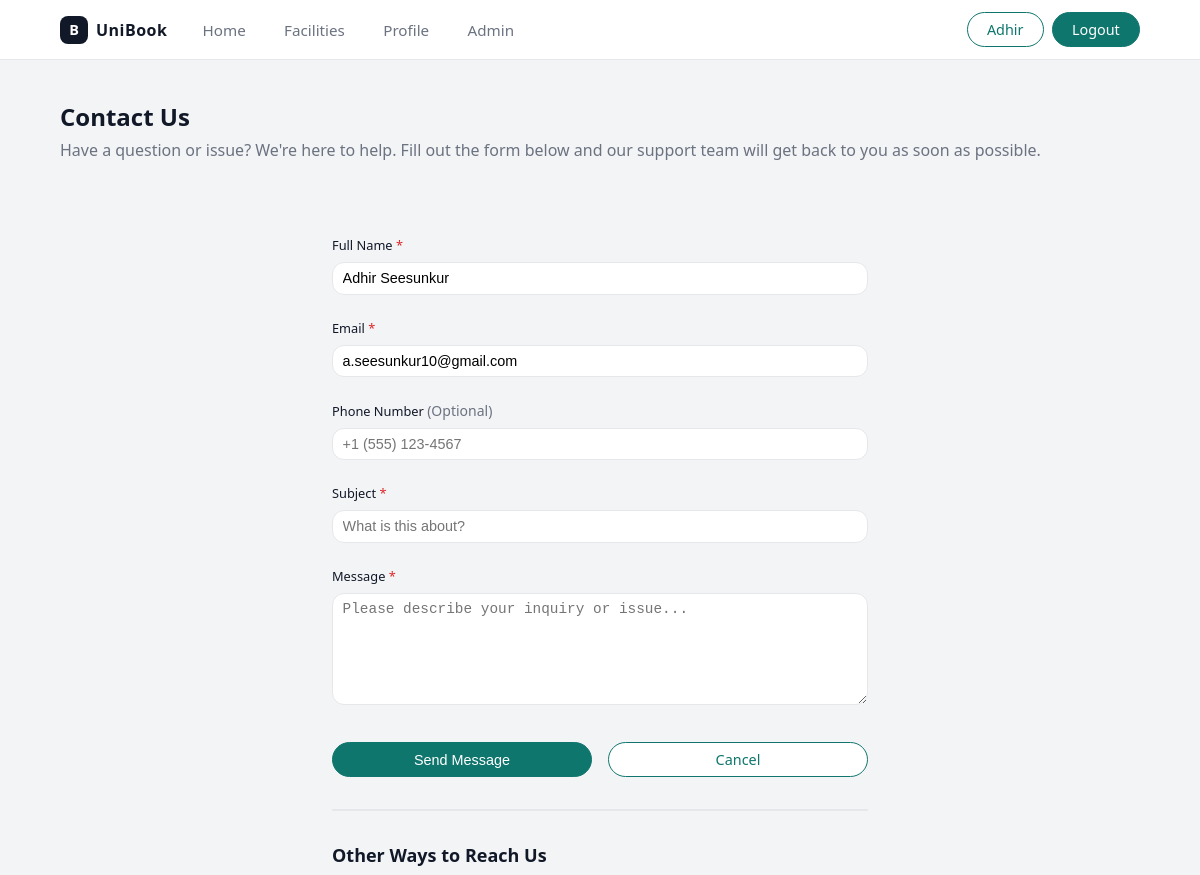
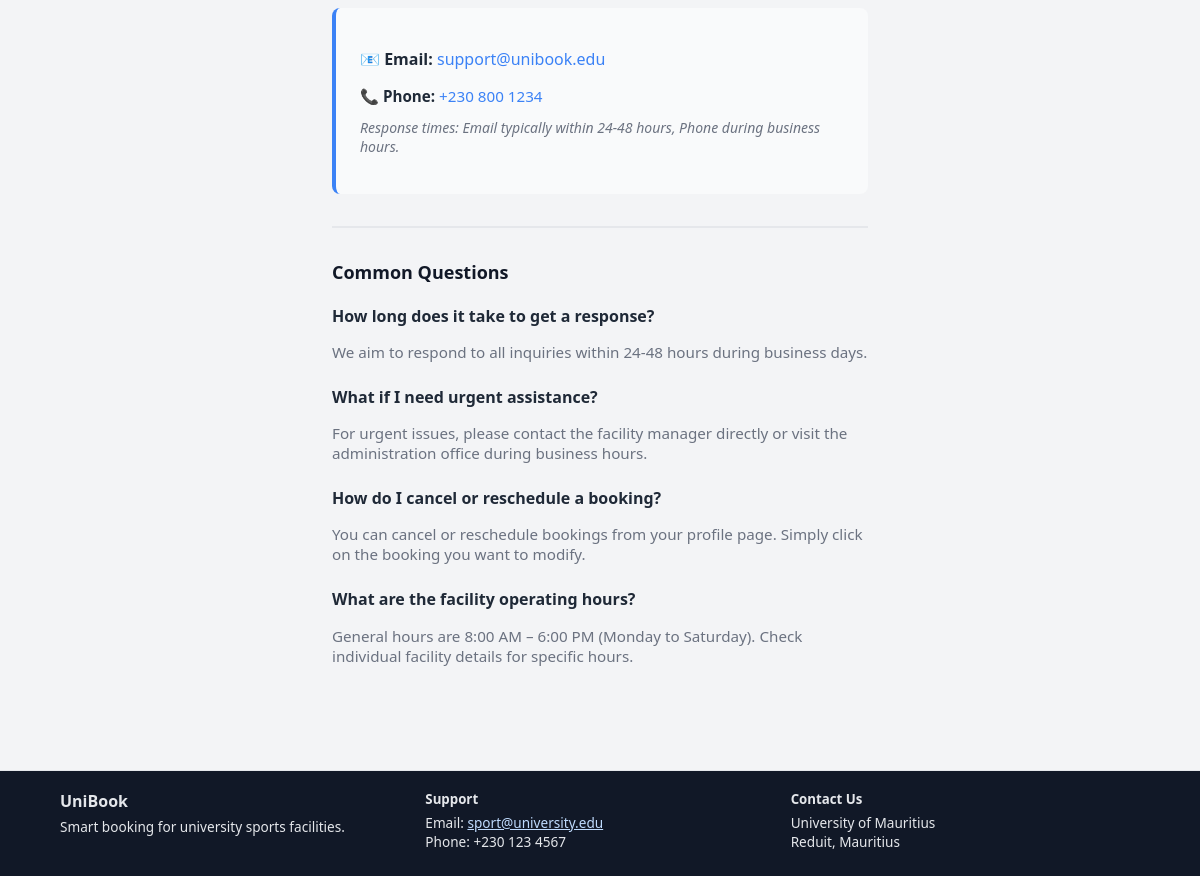
Screenshot of /contact/ (signed in) with the database file from the repository (2 pictures, top to bottom).
### booking_sys/models.py (models this page shows, shortened)
class User(AbstractUser):
    MEMBER_TYPES = [
        ('student', 'Student'),
        ('staff', 'Staff'),
        ('admin', 'Administrator'),
    ]
    user_id = models.UUIDField(primary_key=True, default=uuid.uuid4, editable=False)
    email = models.EmailField(unique=True, verbose_name="User Email")
    first_name = models.CharField(max_length=100)
    last_name = models.CharField(max_length=100)
    member_type = models.CharField(max_length=10, choices=MEMBER_TYPES)
    user_phone = models.CharField(max_length=15, blank=True, null=True)
    date_joined = models.DateTimeField(auto_now_add=True)
    is_active = models.BooleanField(default=True)
    USERNAME_FIELD = 'email'
    REQUIRED_FIELDS = ['username','first_name', 'last_name', 'member_type']

class ContactMessage(models.Model):
    STATUS_CHOICES = [
        ('new', 'New'),
        ('read', 'Read'),
        ('in_progress', 'In Progress'),
        ('resolved', 'Resolved'),
    ]
    contact_id = models.UUIDField(primary_key=True, default=uuid.uuid4, editable=False)
    user = models.ForeignKey(User, on_delete=models.CASCADE, related_name='contact_messages', null=True, blank=True)
    name = models.CharField(max_length=150)
    email = models.EmailField()
    phone = models.CharField(max_length=15, blank=True)
    subject = models.CharField(max_length=200)
    message = models.TextField()
    status = models.CharField(max_length=20, choices=STATUS_CHOICES, default='new')
    created_at = models.DateTimeField(auto_now_add=True)
    updated_at = models.DateTimeField(auto_now=True)
    admin_response = models.TextField(blank=True, null=True)
    class Meta:
        ordering = ['-created_at']
        indexes = [
            models.Index(fields=['status', '-created_at']),
            models.Index(fields=['email']),
        ]

class SiteSettings(models.Model):
    hero_image_url = models.URLField(
        blank=True,
        null=True,
        help_text="Enter the URL of the hero banner image. Leave blank for default gradient."
    )
    hero_title = models.CharField(
        max_length=200,
        default="Reserve football, volleyball and badminton courts instantly.",
        help_text="Main heading text for hero banner"
    )
    hero_subtitle = models.TextField(
        default="No more waiting in line or dealing with paper schedules. Book, manage and track your facility usage online.",
        help_text="Subtitle text for hero banner"
    )
    support_email = models.EmailField(
        default="support@unibook.edu",
        help_text="Email address for support inquiries"
    )
    support_phone = models.CharField(
        max_length=20,
        default="+230 800 1234",
        help_text="Phone number for support (format: +country code XXX XXXX)"
    )
    class Meta:
        verbose_name = "Site Settings"
        verbose_name_plural = "Site Settings"
    @classmethod
    def get_settings(cls):
        obj, created = cls.objects.get_or_create(pk=1)
        return obj

### booking_sys/views.py (the view)
# urls.py: path('contact/', views.contact, name='contact'),
@require_http_methods(["GET", "POST"])
def contact(request):
    from .forms import ContactMessageForm
    from .models import ContactMessage, SiteSettings
    if request.method == 'POST':
        form = ContactMessageForm(request.POST)
        if form.is_valid():
            contact_msg = form.save(commit=False)
            if request.user.is_authenticated:
                contact_msg.user = request.user
            contact_msg.save()
            messages.success(request, 'Thank you! Your message has been sent. Our support team will get back to you soon.')
            return redirect('booking_sys:contact')
        else:
            messages.error(request, 'Please correct the errors below.')
    else:
        form = ContactMessageForm()
        if request.user.is_authenticated:
            form.fields['email'].initial = request.user.email
            form.fields['name'].initial = f"{request.user.first_name} {request.user.last_name}"
    site_settings = SiteSettings.get_settings()
    return render(request, 'contact.html', {
        'form': form,
        'site_settings': site_settings
    })

### booking_sys/forms.py
class ContactMessageForm(forms.ModelForm):
    class Meta:
        model = ContactMessage
        fields = ('name', 'email', 'phone', 'subject', 'message')
        widgets = {
            'name': forms.TextInput(attrs={'class': 'form-control', 'placeholder': 'Your Full Name'}),
            'email': forms.EmailInput(attrs={'class': 'form-control', 'placeholder': 'your.email@university.edu'}),
            'phone': forms.TextInput(attrs={'class': 'form-control', 'placeholder': '+1 (555) 123-4567', 'required': False}),
            'subject': forms.TextInput(attrs={'class': 'form-control', 'placeholder': 'What is this about?'}),
            'message': forms.Textarea(attrs={'class': 'form-control', 'rows': 6, 'placeholder': 'Please describe your inquiry or issue...'}),
        }

### booking_sys/templates/contact.html (shortened to what this page needs)
{% extends 'base.html' %}
{% block content %}
<section class="section">
  <div class="section-header">
    <h1>Contact Us</h1>
    <p>Have a question or issue? We're here to help. Fill out the form below and our support team will get back to you as soon as possible.</p>
  </div>
  <div style="max-width: 600px; margin: 0 auto;">
    <div class="card" style="padding: 2rem;">
      <form method="post" action="{% url 'booking_sys:contact' %}">
        <div style="margin-bottom: 1.5rem;">
          <label for="id_name" class="form-label" style="display: block; margin-bottom: 0.5rem; font-weight: 500;">
            Full Name <span style="color: #dc2626;">*</span>
          </label>
          {{ form.name }}
        </div>
        <div style="margin-bottom: 1.5rem;">
          <label for="id_email" class="form-label" style="display: block; margin-bottom: 0.5rem; font-weight: 500;">
            Email <span style="color: #dc2626;">*</span>
          </label>
          {{ form.email }}
        </div>
        <div style="margin-bottom: 1.5rem;">
          <label for="id_phone" class="form-label" style="display: block; margin-bottom: 0.5rem; font-weight: 500;">
            Phone Number <span style="font-size: 0.875rem; color: #6b7280;">(Optional)</span>
          </label>
          {{ form.phone }}
        </div>
        <div style="margin-bottom: 1.5rem;">
          <label for="id_subject" class="form-label" style="display: block; margin-bottom: 0.5rem; font-weight: 500;">
            Subject <span style="color: #dc2626;">*</span>
          </label>
          {{ form.subject }}
        </div>
        <div style="margin-bottom: 1.5rem;">
          <label for="id_message" class="form-label" style="display: block; margin-bottom: 0.5rem; font-weight: 500;">
            Message <span style="color: #dc2626;">*</span>
          </label>
          {{ form.message }}
        </div>
        <div style="display: flex; gap: 1rem; margin-top: 2rem;">
          <button type="submit" class="btn btn-primary" style="flex: 1;">Send Message</button>
          <a href="{% url 'booking_sys:home' %}" class="btn btn-outline" style="flex: 1; text-align: center;">Cancel</a>
        </div>
      </form>
      <hr style="margin: 2rem 0; border: 1px solid #e5e7eb;">
      <div style="margin-top: 2rem;">
        <h3 style="margin-bottom: 1rem; font-size: 1.125rem;">Other Ways to Reach Us</h3>
        <div style="background: #f9fafb; padding: 1.5rem; border-radius: 8px; margin-bottom: 1.5rem; border-left: 4px solid #3b82f6;">
          {% if site_settings %}
            <p style="margin-bottom: 0.75rem;">
              <strong style="color: #1f2937;">📧 Email:</strong>
              <a href="mailto:{{ site_settings.support_email }}" style="color: #3b82f6; text-decoration: none;">{{ site_settings.support_email }}</a>
            </p>
            <p style="color: #6b7280; font-size: 0.95rem; margin-bottom: 0.75rem;">
              <strong style="color: #1f2937;">📞 Phone:</strong>
              <a href="tel:{{ site_settings.support_phone }}" style="color: #3b82f6; text-decoration: none;">{{ site_settings.support_phone }}</a>
            </p>
          {% else %}
            <p style="color: #6b7280;">Support contact information is not configured. Please use the form above.</p>
          {% endif %}
          <p style="color: #6b7280; font-size: 0.875rem; margin-top: 0.75rem; font-style: italic;">Response times: Email typically within 24-48 hours, Phone during business hours.</p>
        </div>
      </div>
      <hr style="margin: 2rem 0; border: 1px solid #e5e7eb;">
      <div style="margin-top: 2rem;">
        <h3 style="margin-bottom: 1rem; font-size: 1.125rem;">Common Questions</h3>
        <div style="margin-bottom: 1.5rem;">
          <h4 style="margin-bottom: 0.5rem; color: #1f2937;">How long does it take to get a response?</h4>
          <p style="color: #6b7280; font-size: 0.95rem;">We aim to respond to all inquiries within 24-48 hours during business days.</p>
        </div>
        <div style="margin-bottom: 1.5rem;">
          <h4 style="margin-bottom: 0.5rem; color: #1f2937;">What if I need urgent assistance?</h4>
          <p style="color: #6b7280; font-size: 0.95rem;">For urgent issues, please contact the facility manager directly or visit the administration office during business hours.</p>
        </div>
        <div style="margin-bottom: 1.5rem;">
          <h4 style="margin-bottom: 0.5rem; color: #1f2937;">How do I cancel or reschedule a booking?</h4>
          <p style="color: #6b7280; font-size: 0.95rem;">You can cancel or reschedule bookings from your profile page. Simply click on the booking you want to modify.</p>
        </div>
        <div style="margin-bottom: 1.5rem;">
          <h4 style="margin-bottom: 0.5rem; color: #1f2937;">What are the facility operating hours?</h4>
          <p style="color: #6b7280; font-size: 0.95rem;">General hours are 8:00 AM – 6:00 PM (Monday to Saturday). Check individual facility details for specific hours.</p>
        </div>
      </div>
    </div>
  </div>
</section>
{% endblock %}

### booking_sys/templates/base.html (shortened to what this page needs)
{% load static %}
<!DOCTYPE html>
<html lang="en">
<head>
  <link rel="stylesheet" href="{% static 'css/mystyle.css' %}" />
</head>
<body>
  <header class="navbar">
    <div class="nav-left">
      <div class="brand">
        <span class="brand-logo">B</span>
        <span class="brand-name">UniBook</span>
      </div>
      <nav class="nav-links">
        <a href="{% url 'booking_sys:home' %}" class="nav-link">Home</a>
        <a href="{% url 'booking_sys:facilities' %}" class="nav-link">Facilities</a>
        {% if user.is_authenticated %}
          <a href="{% url 'booking_sys:profile' %}" class="nav-link">Profile</a>
        {% endif %}
        {% if user.is_staff or user.member_type == 'admin' %}
          <a href="{% url 'booking_sys:admin_dashboard' %}" class="nav-link">Admin</a>
        {% endif %}
      </nav>
    </div>
    <div class="nav-right">
        {% if user.is_authenticated %}
          <a href="{% url 'booking_sys:profile' %}" class="btn btn-outline">{{ user.first_name }}</a>
          <a href="{% url 'booking_sys:logout' %}" class="btn btn-primary">Logout</a>
        {% else %}
          <a href="{% url 'booking_sys:login' %}" class="btn btn-outline">Sign In</a>
          <a href="{% url 'booking_sys:register' %}" class="btn btn-primary">Sign Up</a>
        {% endif %}
    </div>
  </header>
  <main class="page-container">
    {% block content %}{% endblock %}
  </main>
  <footer class="site-footer">
    <div class="footer-inner">
      <div>
        <h4>UniBook</h4>
        <p>Smart booking for university sports facilities.</p>
      </div>
      <div>
        <h5>Support</h5>
        <p>Email: <a href="mailto:sport@university.edu">sport@university.edu</a></p>
        <p>Phone: +230 123 4567</p>
      </div>
      <div>
        <h5>Contact Us</h5>
        <p>University of Mauritius<br />Reduit, Mauritius</p>
      </div>
    </div>
  </footer>
</body>
</html>

### booking_sys/static/css/mystyle.css (style rules this page uses)
:root { --bg: #f3f4f6; --surface: #ffffff; --border-subtle: #e5e7eb; --text-main: #111827; --text-muted: #6b7280; --primary: #0f766e; --primary-soft: #e0f2f1; --primary-dark: #064e3b; --accent: #2563eb; --danger: #dc2626; --warning: #f59e0b; --radius-card: 16px; --shadow-soft: 0 10px 25px rgba(15,23,42,0.08); --font-sans: system-ui, -apple-system, BlinkMacSystemFont, "Segoe UI", sans-serif; }
*, *::before, *::after { box-sizing: border-box; }
body { margin: 0; font-family: var(--font-sans); color: var(--text-main); background: var(--bg); }
.navbar { position: sticky; top: 0; z-index: 100; background: #ffffff; border-bottom: 1px solid var(--border-subtle); display: flex; align-items: center; justify-content: space-between; padding: 0.75rem 5vw; }
.nav-left { display: flex; align-items: center; gap: 1.5rem; }
.brand { display: flex; align-items: center; gap: 0.5rem; }
.brand-logo { width: 28px; height: 28px; border-radius: 8px; background: #111827; color: #ffffff; display: inline-flex; align-items: center; justify-content: center; font-weight: 700; font-size: 0.9rem; }
.brand-name { font-weight: 600; letter-spacing: 0.03em; }
.nav-links { display: flex; gap: 1rem; }
.nav-link { font-size: 0.95rem; color: var(--text-muted); text-decoration: none; padding: 0.35rem 0.7rem; border-radius: 999px; }
.nav-right { display: flex; gap: 0.5rem; }
.btn { display: inline-flex; align-items: center; justify-content: center; padding: 0.45rem 1.2rem; border-radius: 999px; font-size: 0.9rem; font-weight: 500; border: 1px solid transparent; cursor: pointer; text-decoration: none; white-space: nowrap; }
.btn-primary { background: var(--primary); color: #ffffff; border-color: var(--primary); }
.btn-outline { background: #ffffff; color: var(--primary); border-color: var(--primary); }
.page-container { max-width: 1200px; margin: 1.5rem auto 3rem; padding: 0 5vw; }
.section { margin-bottom: 3rem; padding-top: 1rem; }
.section-header { margin-bottom: 2rem; }
.section-header h1, .section-header h2 { margin: 0 0 0.35rem; }
.section-header p { margin: 0; color: var(--text-muted); }
.form-label { font-size: 0.8rem; font-weight: 600; margin-top: 0.7rem; margin-bottom: 0.2rem; }
.form-control { width: 100%; padding: 0.45rem 0.6rem; border-radius: 12px; border: 1px solid var(--border-subtle); font-size: 0.9rem; }
textarea.form-control { resize: vertical; }
.site-footer { border-top: 1px solid var(--border-subtle); background: #111827; color: #e5e7eb; padding: 1.2rem 5vw 1.6rem; }
.footer-inner { max-width: 1200px; margin: 0 auto; display: grid; grid-template-columns: repeat(auto-fit,minmax(200px,1fr)); gap: 1rem; }
.site-footer h4, .site-footer h5 { margin: 0 0 0.3rem; }
.site-footer p { margin: 0; font-size: 0.85rem; }
.site-footer a { color: #bfdbfe; }

### rows the page displays
User: first_name "Adhir", email "a.seesunkur10@gmail.com"
SiteSettings: support_email "support@unibook.edu", support_phone "+230 800 1234"
